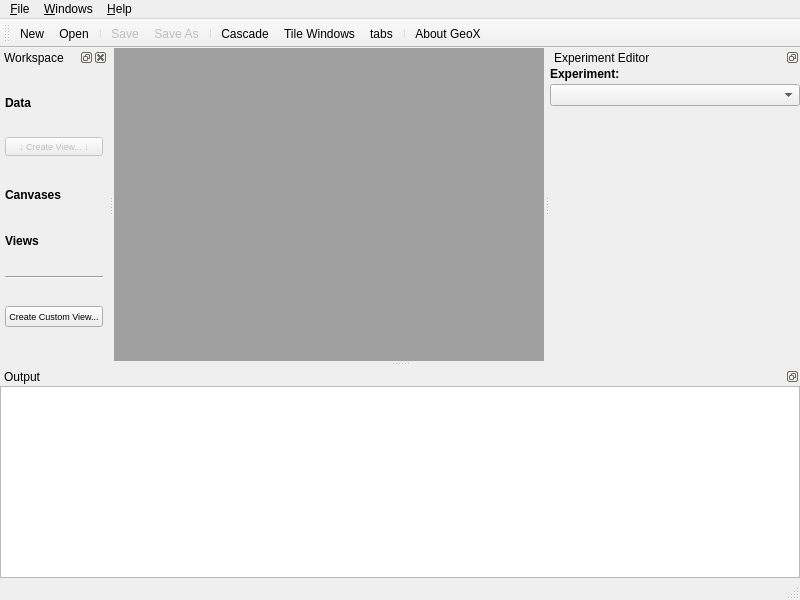
<?xml version="1.0" encoding="UTF-8"?>
<ui version="4.0">
 <class>ObjectEditor4</class>
 <widget class="QMainWindow" name="ObjectEditor4">
  <property name="geometry">
   <rect>
    <x>0</x>
    <y>0</y>
    <width>800</width>
    <height>600</height>
   </rect>
  </property>
  <property name="windowTitle">
   <string>MainWindow</string>
  </property>
  <widget class="QWidget" name="centralwidget">
   <layout class="QVBoxLayout" name="verticalLayout">
    <property name="leftMargin">
     <number>0</number>
    </property>
    <property name="topMargin">
     <number>0</number>
    </property>
    <property name="rightMargin">
     <number>0</number>
    </property>
    <property name="bottomMargin">
     <number>0</number>
    </property>
    <item>
     <widget class="QMdiArea" name="mdiArea">
      <property name="sizePolicy">
       <sizepolicy hsizetype="Expanding" vsizetype="Expanding">
        <horstretch>1</horstretch>
        <verstretch>1</verstretch>
       </sizepolicy>
      </property>
     </widget>
    </item>
   </layout>
  </widget>
  <widget class="QMenuBar" name="menubar">
   <property name="geometry">
    <rect>
     <x>0</x>
     <y>0</y>
     <width>800</width>
     <height>25</height>
    </rect>
   </property>
   <widget class="QMenu" name="menu_File">
    <property name="title">
     <string>&amp;File</string>
    </property>
    <addaction name="actionNew"/>
    <addaction name="actionOpen"/>
    <addaction name="separator"/>
    <addaction name="actionSave"/>
    <addaction name="actionSaveAs"/>
    <addaction name="separator"/>
    <addaction name="actionClose"/>
    <addaction name="separator"/>
    <addaction name="actionExit"/>
   </widget>
   <widget class="QMenu" name="menu_Windows">
    <property name="title">
     <string>&amp;Windows</string>
    </property>
    <addaction name="actionCascadeWindows"/>
    <addaction name="actionTileWindows"/>
   </widget>
   <widget class="QMenu" name="menu_Help">
    <property name="title">
     <string>&amp;Help</string>
    </property>
    <addaction name="actionAboutGeoX"/>
   </widget>
   <addaction name="menu_File"/>
   <addaction name="menu_Windows"/>
   <addaction name="menu_Help"/>
  </widget>
  <widget class="QStatusBar" name="statusbar"/>
  <widget class="QToolBar" name="MainToolBar">
   <property name="windowTitle">
    <string>toolBar</string>
   </property>
   <attribute name="toolBarArea">
    <enum>TopToolBarArea</enum>
   </attribute>
   <attribute name="toolBarBreak">
    <bool>false</bool>
   </attribute>
   <addaction name="actionNew"/>
   <addaction name="actionOpen"/>
   <addaction name="separator"/>
   <addaction name="actionSave"/>
   <addaction name="actionSaveAs"/>
   <addaction name="separator"/>
   <addaction name="actionCascadeWindows"/>
   <addaction name="actionTileWindows"/>
   <addaction name="actionShowInTabs"/>
   <addaction name="separator"/>
   <addaction name="actionAboutGeoX"/>
  </widget>
  <widget class="QDockWidget" name="dockOutput">
   <property name="sizePolicy">
    <sizepolicy hsizetype="Preferred" vsizetype="Preferred">
     <horstretch>0</horstretch>
     <verstretch>0</verstretch>
    </sizepolicy>
   </property>
   <property name="baseSize">
    <size>
     <width>0</width>
     <height>100</height>
    </size>
   </property>
   <property name="features">
    <set>QDockWidget::DockWidgetFloatable|QDockWidget::DockWidgetMovable</set>
   </property>
   <property name="windowTitle">
    <string>Output</string>
   </property>
   <attribute name="dockWidgetArea">
    <number>8</number>
   </attribute>
   <widget class="QWidget" name="dockWidgetContents">
    <layout class="QHBoxLayout" name="_2">
     <property name="spacing">
      <number>0</number>
     </property>
     <property name="leftMargin">
      <number>0</number>
     </property>
     <property name="topMargin">
      <number>0</number>
     </property>
     <property name="rightMargin">
      <number>0</number>
     </property>
     <property name="bottomMargin">
      <number>0</number>
     </property>
     <item>
      <widget class="QTextBrowser" name="outputWindow">
       <property name="sizePolicy">
        <sizepolicy hsizetype="Expanding" vsizetype="Preferred">
         <horstretch>0</horstretch>
         <verstretch>0</verstretch>
        </sizepolicy>
       </property>
       <property name="baseSize">
        <size>
         <width>0</width>
         <height>100</height>
        </size>
       </property>
      </widget>
     </item>
    </layout>
   </widget>
  </widget>
  <widget class="QDockWidget" name="dockObjectView">
   <property name="sizePolicy">
    <sizepolicy hsizetype="Preferred" vsizetype="Preferred">
     <horstretch>0</horstretch>
     <verstretch>0</verstretch>
    </sizepolicy>
   </property>
   <property name="features">
    <set>QDockWidget::DockWidgetFloatable|QDockWidget::DockWidgetMovable</set>
   </property>
   <property name="allowedAreas">
    <set>Qt::AllDockWidgetAreas</set>
   </property>
   <property name="windowTitle">
    <string>Experiment Editor</string>
   </property>
   <attribute name="dockWidgetArea">
    <number>2</number>
   </attribute>
   <widget class="QWidget" name="dockWidgetContents_3">
    <layout class="QVBoxLayout" name="_3">
     <property name="spacing">
      <number>3</number>
     </property>
     <property name="leftMargin">
      <number>0</number>
     </property>
     <property name="topMargin">
      <number>0</number>
     </property>
     <property name="rightMargin">
      <number>0</number>
     </property>
     <property name="bottomMargin">
      <number>0</number>
     </property>
     <item>
      <layout class="QVBoxLayout" name="_4">
       <property name="spacing">
        <number>3</number>
       </property>
       <property name="leftMargin">
        <number>0</number>
       </property>
       <property name="topMargin">
        <number>0</number>
       </property>
       <property name="rightMargin">
        <number>0</number>
       </property>
       <property name="bottomMargin">
        <number>0</number>
       </property>
       <item>
        <widget class="QLabel" name="label">
         <property name="font">
          <font>
           <weight>75</weight>
           <bold>true</bold>
          </font>
         </property>
         <property name="text">
          <string>Experiment:</string>
         </property>
        </widget>
       </item>
       <item>
        <widget class="ClassTypeClassPropertyEditorWidget" name="experimentSelector"/>
       </item>
      </layout>
     </item>
     <item>
      <widget class="QFrame" name="experimentObjectViewFrame">
       <property name="sizePolicy">
        <sizepolicy hsizetype="Preferred" vsizetype="Expanding">
         <horstretch>0</horstretch>
         <verstretch>0</verstretch>
        </sizepolicy>
       </property>
       <property name="minimumSize">
        <size>
         <width>250</width>
         <height>16</height>
        </size>
       </property>
       <property name="frameShape">
        <enum>QFrame::NoFrame</enum>
       </property>
       <property name="frameShadow">
        <enum>QFrame::Raised</enum>
       </property>
      </widget>
     </item>
    </layout>
   </widget>
  </widget>
  <widget class="QDockWidget" name="dwWorkspace">
   <property name="sizePolicy">
    <sizepolicy hsizetype="Preferred" vsizetype="Preferred">
     <horstretch>1</horstretch>
     <verstretch>1</verstretch>
    </sizepolicy>
   </property>
   <property name="windowTitle">
    <string>Workspace</string>
   </property>
   <attribute name="dockWidgetArea">
    <number>1</number>
   </attribute>
   <widget class="QWidget" name="dockWidgetContents_2">
    <layout class="QVBoxLayout" name="verticalLayout_2">
     <property name="spacing">
      <number>3</number>
     </property>
     <property name="leftMargin">
      <number>5</number>
     </property>
     <property name="topMargin">
      <number>5</number>
     </property>
     <property name="rightMargin">
      <number>5</number>
     </property>
     <property name="bottomMargin">
      <number>5</number>
     </property>
     <item>
      <widget class="QLabel" name="label_2">
       <property name="sizePolicy">
        <sizepolicy hsizetype="Preferred" vsizetype="Fixed">
         <horstretch>0</horstretch>
         <verstretch>0</verstretch>
        </sizepolicy>
       </property>
       <property name="font">
        <font>
         <weight>75</weight>
         <bold>true</bold>
        </font>
       </property>
       <property name="text">
        <string>Data</string>
       </property>
      </widget>
     </item>
     <item>
      <layout class="QVBoxLayout" name="layoutData"/>
     </item>
     <item>
      <widget class="QFrame" name="frame_2">
       <property name="sizePolicy">
        <sizepolicy hsizetype="Preferred" vsizetype="Fixed">
         <horstretch>0</horstretch>
         <verstretch>0</verstretch>
        </sizepolicy>
       </property>
       <property name="frameShape">
        <enum>QFrame::NoFrame</enum>
       </property>
       <property name="frameShadow">
        <enum>QFrame::Raised</enum>
       </property>
       <layout class="QHBoxLayout" name="horizontalLayout">
        <property name="spacing">
         <number>7</number>
        </property>
        <property name="leftMargin">
         <number>0</number>
        </property>
        <property name="topMargin">
         <number>0</number>
        </property>
        <property name="rightMargin">
         <number>0</number>
        </property>
        <property name="bottomMargin">
         <number>0</number>
        </property>
        <item>
         <widget class="QPushButton" name="pbCreateView">
          <property name="enabled">
           <bool>false</bool>
          </property>
          <property name="maximumSize">
           <size>
            <width>16777215</width>
            <height>21</height>
           </size>
          </property>
          <property name="font">
           <font>
            <pointsize>7</pointsize>
           </font>
          </property>
          <property name="text">
           <string>↓ Create View... ↓</string>
          </property>
          <property name="iconSize">
           <size>
            <width>20</width>
            <height>20</height>
           </size>
          </property>
         </widget>
        </item>
       </layout>
      </widget>
     </item>
     <item>
      <spacer name="verticalSpacer">
       <property name="orientation">
        <enum>Qt::Vertical</enum>
       </property>
       <property name="sizeType">
        <enum>QSizePolicy::Fixed</enum>
       </property>
       <property name="sizeHint" stdset="0">
        <size>
         <width>0</width>
         <height>5</height>
        </size>
       </property>
      </spacer>
     </item>
     <item>
      <widget class="QLabel" name="label_3">
       <property name="sizePolicy">
        <sizepolicy hsizetype="Preferred" vsizetype="Fixed">
         <horstretch>0</horstretch>
         <verstretch>0</verstretch>
        </sizepolicy>
       </property>
       <property name="font">
        <font>
         <weight>75</weight>
         <bold>true</bold>
        </font>
       </property>
       <property name="text">
        <string>Canvases</string>
       </property>
      </widget>
     </item>
     <item>
      <layout class="QVBoxLayout" name="layoutCanvases"/>
     </item>
     <item>
      <spacer name="verticalSpacer_2">
       <property name="orientation">
        <enum>Qt::Vertical</enum>
       </property>
       <property name="sizeType">
        <enum>QSizePolicy::Fixed</enum>
       </property>
       <property name="sizeHint" stdset="0">
        <size>
         <width>0</width>
         <height>5</height>
        </size>
       </property>
      </spacer>
     </item>
     <item>
      <widget class="QLabel" name="label_4">
       <property name="sizePolicy">
        <sizepolicy hsizetype="Preferred" vsizetype="Fixed">
         <horstretch>0</horstretch>
         <verstretch>0</verstretch>
        </sizepolicy>
       </property>
       <property name="font">
        <font>
         <weight>75</weight>
         <bold>true</bold>
        </font>
       </property>
       <property name="text">
        <string>Views</string>
       </property>
      </widget>
     </item>
     <item>
      <layout class="QVBoxLayout" name="layoutViews"/>
     </item>
     <item>
      <spacer name="verticalSpacer_3">
       <property name="orientation">
        <enum>Qt::Vertical</enum>
       </property>
       <property name="sizeType">
        <enum>QSizePolicy::Fixed</enum>
       </property>
       <property name="sizeHint" stdset="0">
        <size>
         <width>20</width>
         <height>1</height>
        </size>
       </property>
      </spacer>
     </item>
     <item>
      <widget class="QFrame" name="frame">
       <property name="frameShape">
        <enum>QFrame::HLine</enum>
       </property>
       <property name="frameShadow">
        <enum>QFrame::Sunken</enum>
       </property>
      </widget>
     </item>
     <item>
      <widget class="QPushButton" name="pbCreateCustomView">
       <property name="enabled">
        <bool>true</bool>
       </property>
       <property name="maximumSize">
        <size>
         <width>16777215</width>
         <height>21</height>
        </size>
       </property>
       <property name="font">
        <font>
         <pointsize>7</pointsize>
        </font>
       </property>
       <property name="text">
        <string>Create Custom View...</string>
       </property>
       <property name="iconSize">
        <size>
         <width>20</width>
         <height>20</height>
        </size>
       </property>
      </widget>
     </item>
    </layout>
   </widget>
  </widget>
  <action name="actionOpen">
   <property name="enabled">
    <bool>true</bool>
   </property>
   <property name="icon">
    <iconset resource="../images/geoX.qrc">
     <normaloff>:/images/open_16x16.png</normaloff>:/images/open_16x16.png</iconset>
   </property>
   <property name="text">
    <string>&amp;Open...</string>
   </property>
   <property name="shortcut">
    <string>Ctrl+O</string>
   </property>
  </action>
  <action name="actionSaveAs">
   <property name="enabled">
    <bool>false</bool>
   </property>
   <property name="icon">
    <iconset resource="../images/geoX.qrc">
     <normaloff>:/images/saveas_16x16.png</normaloff>:/images/saveas_16x16.png</iconset>
   </property>
   <property name="text">
    <string>Save &amp;As...</string>
   </property>
   <property name="shortcut">
    <string>Ctrl+Shift+S</string>
   </property>
  </action>
  <action name="actionClose">
   <property name="enabled">
    <bool>false</bool>
   </property>
   <property name="text">
    <string>&amp;Close</string>
   </property>
   <property name="shortcut">
    <string>Ctrl+F4</string>
   </property>
  </action>
  <action name="actionSave">
   <property name="enabled">
    <bool>false</bool>
   </property>
   <property name="icon">
    <iconset resource="../images/geoX.qrc">
     <normaloff>:/images/save_16x16.png</normaloff>:/images/save_16x16.png</iconset>
   </property>
   <property name="text">
    <string>&amp;Save</string>
   </property>
   <property name="shortcut">
    <string>Ctrl+S</string>
   </property>
  </action>
  <action name="actionContextHelp">
   <property name="enabled">
    <bool>false</bool>
   </property>
   <property name="icon">
    <iconset resource="../images/geoX.qrc">
     <normaloff>:/images/help1_16x16.png</normaloff>:/images/help1_16x16.png</iconset>
   </property>
   <property name="text">
    <string>&amp;Context Help...</string>
   </property>
   <property name="shortcut">
    <string>F1</string>
   </property>
  </action>
  <action name="actionAboutThisClass">
   <property name="enabled">
    <bool>false</bool>
   </property>
   <property name="icon">
    <iconset resource="../images/geoX.qrc">
     <normaloff>:/images/ClassHelp.png</normaloff>:/images/ClassHelp.png</iconset>
   </property>
   <property name="text">
    <string>About this Class...</string>
   </property>
  </action>
  <action name="actionAboutGeoX">
   <property name="enabled">
    <bool>true</bool>
   </property>
   <property name="icon">
    <iconset resource="../images/geoX.qrc">
     <normaloff>:/images/info_16x16.png</normaloff>:/images/info_16x16.png</iconset>
   </property>
   <property name="text">
    <string>About GeoX...</string>
   </property>
  </action>
  <action name="actionCopy">
   <property name="enabled">
    <bool>false</bool>
   </property>
   <property name="icon">
    <iconset resource="../images/geoX.qrc">
     <normaloff>:/images/copy_16x16.png</normaloff>:/images/copy_16x16.png</iconset>
   </property>
   <property name="text">
    <string>&amp;Copy</string>
   </property>
   <property name="shortcut">
    <string>Ctrl+C</string>
   </property>
  </action>
  <action name="actionCut">
   <property name="enabled">
    <bool>false</bool>
   </property>
   <property name="icon">
    <iconset resource="../images/geoX.qrc">
     <normaloff>:/images/cut_16x16.png</normaloff>:/images/cut_16x16.png</iconset>
   </property>
   <property name="text">
    <string>&amp;Cut</string>
   </property>
   <property name="shortcut">
    <string>Ctrl+X</string>
   </property>
  </action>
  <action name="actionPaste">
   <property name="enabled">
    <bool>false</bool>
   </property>
   <property name="icon">
    <iconset resource="../images/geoX.qrc">
     <normaloff>:/images/paste_16x16.png</normaloff>:/images/paste_16x16.png</iconset>
   </property>
   <property name="text">
    <string>&amp;Paste</string>
   </property>
   <property name="shortcut">
    <string>Ctrl+V</string>
   </property>
  </action>
  <action name="actionUndo">
   <property name="enabled">
    <bool>false</bool>
   </property>
   <property name="icon">
    <iconset resource="../images/geoX.qrc">
     <normaloff>:/images/undo_16x16.png</normaloff>:/images/undo_16x16.png</iconset>
   </property>
   <property name="text">
    <string>&amp;Undo</string>
   </property>
   <property name="shortcut">
    <string>Ctrl+Z</string>
   </property>
   <property name="visible">
    <bool>true</bool>
   </property>
  </action>
  <action name="actionRedo">
   <property name="enabled">
    <bool>false</bool>
   </property>
   <property name="icon">
    <iconset resource="../images/geoX.qrc">
     <normaloff>:/images/redo_16x16.png</normaloff>:/images/redo_16x16.png</iconset>
   </property>
   <property name="text">
    <string>&amp;Redo</string>
   </property>
   <property name="shortcut">
    <string>Ctrl+Shift+Z</string>
   </property>
  </action>
  <action name="actionRepeat">
   <property name="enabled">
    <bool>false</bool>
   </property>
   <property name="icon">
    <iconset resource="../images/geoX.qrc">
     <normaloff>:/images/repeat_16x16.png</normaloff>:/images/repeat_16x16.png</iconset>
   </property>
   <property name="text">
    <string>&amp;Repeat</string>
   </property>
   <property name="shortcut">
    <string>Ctrl+Y</string>
   </property>
  </action>
  <action name="actionClassInfo">
   <property name="checkable">
    <bool>true</bool>
   </property>
   <property name="enabled">
    <bool>false</bool>
   </property>
   <property name="icon">
    <iconset resource="../images/geoX.qrc">
     <normaloff>:/images/Object.png</normaloff>:/images/Object.png</iconset>
   </property>
   <property name="text">
    <string>&amp;Class Info</string>
   </property>
   <property name="shortcut">
    <string>Ctrl+Alt+I</string>
   </property>
  </action>
  <action name="actionCommandHistory">
   <property name="checkable">
    <bool>true</bool>
   </property>
   <property name="enabled">
    <bool>false</bool>
   </property>
   <property name="icon">
    <iconset resource="../images/geoX.qrc">
     <normaloff>:/images/038_16x16.png</normaloff>:/images/038_16x16.png</iconset>
   </property>
   <property name="text">
    <string>Command &amp;History</string>
   </property>
   <property name="shortcut">
    <string>Ctrl+Alt+H</string>
   </property>
  </action>
  <action name="actionExit">
   <property name="text">
    <string>E&amp;xit</string>
   </property>
   <property name="shortcut">
    <string>Alt+X</string>
   </property>
  </action>
  <action name="actionTest">
   <property name="text">
    <string>test</string>
   </property>
  </action>
  <action name="actionNew">
   <property name="enabled">
    <bool>true</bool>
   </property>
   <property name="icon">
    <iconset resource="../images/geoX.qrc">
     <normaloff>:/images/036_16x16.png</normaloff>:/images/036_16x16.png</iconset>
   </property>
   <property name="text">
    <string>&amp;New...</string>
   </property>
   <property name="toolTip">
    <string>Create New Workspace</string>
   </property>
   <property name="shortcut">
    <string>Ctrl+N</string>
   </property>
  </action>
  <action name="actionCascadeWindows">
   <property name="icon">
    <iconset resource="../images/geoX.qrc">
     <normaloff>:/images/cascadeWindows.png</normaloff>:/images/cascadeWindows.png</iconset>
   </property>
   <property name="text">
    <string>Cascade</string>
   </property>
   <property name="toolTip">
    <string>Cascade MDI Windowso</string>
   </property>
  </action>
  <action name="actionTileWindows">
   <property name="icon">
    <iconset resource="../images/geoX.qrc">
     <normaloff>:/images/tileWindows.png</normaloff>:/images/tileWindows.png</iconset>
   </property>
   <property name="text">
    <string>Tile Windows</string>
   </property>
   <property name="toolTip">
    <string>Tile MDI Windows</string>
   </property>
  </action>
  <action name="actionShowInTabs">
   <property name="checkable">
    <bool>true</bool>
   </property>
   <property name="text">
    <string>tabs</string>
   </property>
   <property name="toolTip">
    <string>Show MDI Windows in Tabbed Mode</string>
   </property>
  </action>
 </widget>
 <customwidgets>
  <customwidget>
   <class>ClassTypeClassPropertyEditorWidget</class>
   <extends>QComboBox</extends>
   <header>ClassTypeClassPropertyEditorWidget.h</header>
  </customwidget>
 </customwidgets>
 <resources>
  <include location="../images/geoX.qrc"/>
 </resources>
 <connections/>
</ui>
